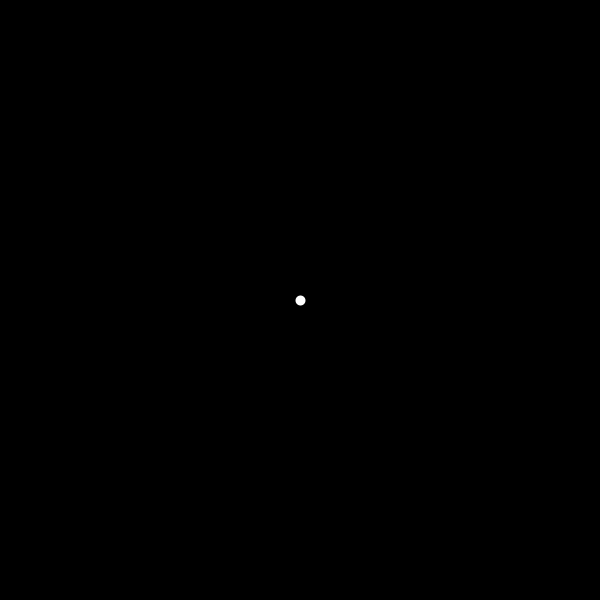
Frame 1 (no input)
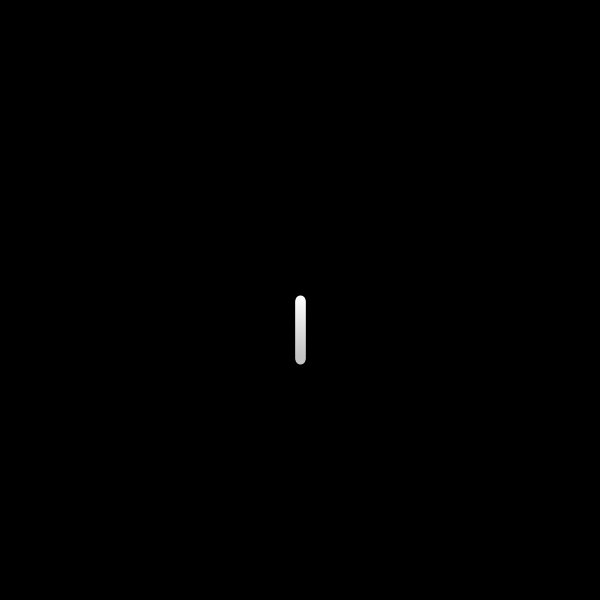
Frame 60 (the mouse pressed at the canvas centre just before this capture)
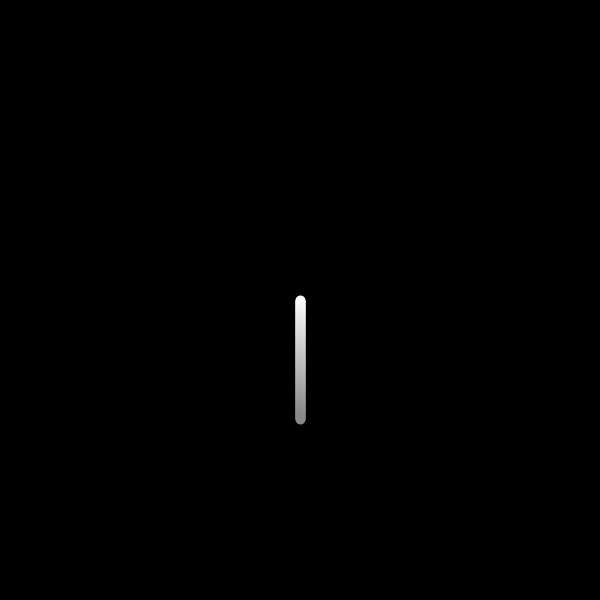
Frame 120 (the mouse held since frame 60 and released just before this capture)

The Processing sketch that drew these frames (run headless with seeded random() and noise(); from frame 60 on, the mouse is pressed at the canvas centre):

// Processing sketch: ink_on_paper
// ── ink_on_paper.pde
void setup(){
  size(600,600);
  background(0);
}

float t = 0;

void draw(){
  stroke(255-t);
  strokeWeight(10);
  point(300,300+t);
  
  t++;
}
